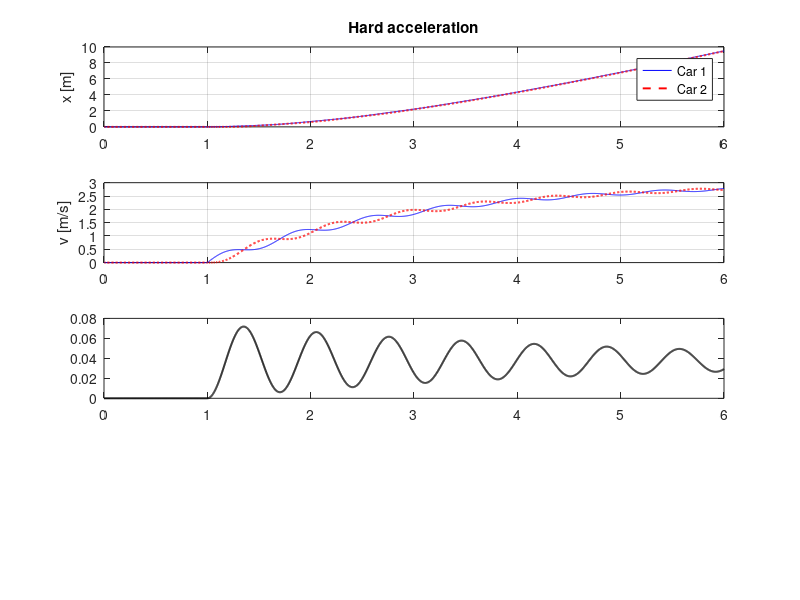

Write the MATLAB code that produced this figure. (Note: this script raises an error after producing the figure.)
% Standalone two-car simulation: linear spring and viscous resistance.
clear; clc; close all;

% Illustrative parameters: replace with your measured values.
m1 = 0.20; m2 = 0.20;       % kg
b1 = 0.10; b2 = 0.10;       % N*s/m; resistance relative to ground
k = 8.0;                    % N/m; spring between cars only
switchTime = 1.0;            % s
scenario = 'Hard acceleration';
braking = false;
Fbefore = 0; Fafter = 0.60; % N, sudden driving force at t = 1 s
y0 = [0;0;0;0];
endTime = 6;

% State order: [x1; v1; x2; v2]. Displacements are referenced to
% an unstretched spring, not to a common absolute position.
rhs = @(t,y,F) [y(2); ...
    (F-b1*y(2)-k*(y(1)-y(3)))/m1; ...
    y(4); (k*(y(1)-y(3))-b2*y(4))/m2];
opts = odeset('RelTol',1e-8,'AbsTol',1e-10,'MaxStep',0.01);

% Solve separately at the force jump to avoid stepping across it.
[tA,yA] = ode45(@(t,y) rhs(t,y,Fbefore), [0 switchTime], y0, opts);
optsB = opts;
if braking
    optsB = odeset(opts,'Events',@frontCarStops);
end
[tB,yB] = ode45(@(t,y) rhs(t,y,Fafter), ...
    [switchTime endTime], yA(end,:).', optsB);
t = [tA; tB(2:end)];
y = [yA; yB(2:end,:)];
force = Fbefore*ones(size(t));
force(t >= switchTime) = Fafter;
x1 = y(:,1); v1 = y(:,2); x2 = y(:,3); v2 = y(:,4);
extension = x1-x2;

figure('Name',[scenario ' - graphs'],'Color','w');
subplot(4,1,1);
plot(t,x1,'b',t,x2,'r--','LineWidth',1.4);
ylabel('x [m]'); legend('Car 1','Car 2','Location','best'); grid on;
title(scenario);
subplot(4,1,2);
plot(t,v1,'b',t,v2,'r--','LineWidth',1.4);
ylabel('v [m/s]'); grid on;
subplot(4,1,3);
plot(t,extension,'k','LineWidth',1.4);
yline(0,':'); ylabel('Extension [m]'); grid on;
subplot(4,1,4);
stairs(t,force,'LineWidth',1.4);
ylabel('Force on car 1 [N]'); xlabel('Time [s]'); grid on;

% Animate at 30 frames/s. A slower playback makes braking easier to see.
playbackSpeed = 0.5;          % 0.5 = half speed; 1 = real time
frames = (0:playbackSpeed/30:t(end)).';
frames = unique([frames; t(end)]);
yFrames = interp1(t,y,frames,'pchip');
carLength = 0.12; carHeight = 0.06; L0 = 0.20;
% L0 is the natural coupling length; car 1 is in front of car 2.
p2 = yFrames(:,3);
p1 = yFrames(:,1)+carLength+L0;
if any(L0+yFrames(:,1)-yFrames(:,3) <= 0)
    error('Cars overlap: change parameters or model contact explicitly.');
end
fig = figure('Name',[scenario ' - animation'],'Color','w');
ax = axes('Parent',fig); hold(ax,'on'); grid(ax,'on');
axis(ax,'equal'); ylim(ax,[-0.06 0.22]);
xlabel(ax,'Track position [m]');
car1 = rectangle('Parent',ax,'Position',[p1(1) 0 carLength carHeight], ...
    'FaceColor',[0.2 0.45 0.9],'Curvature',0.15);
car2 = rectangle('Parent',ax,'Position',[p2(1) 0 carLength carHeight], ...
    'FaceColor',[0.9 0.25 0.2],'Curvature',0.15);
spring = plot(ax,nan,nan,'k-','LineWidth',1.5);
track = plot(ax,nan,nan,'k-');
label1 = text(ax,0,0.10,'Car 1','HorizontalAlignment','center');
label2 = text(ax,0,0.10,'Car 2','HorizontalAlignment','center');
arrow = quiver(ax,0,0,0,0,0,'LineWidth',2,'MaxHeadSize',0.8);
zigY = carHeight/2*ones(1,25);
zigY(2:end-1) = carHeight/2+0.012*(-1).^(1:23);
clockStart = tic;
for j = 1:numel(frames)
    if ~isgraphics(fig), break; end
    pause(max(0,frames(j)/playbackSpeed-toc(clockStart)));
    if ~isgraphics(fig), break; end
    set(car1,'Position',[p1(j) 0 carLength carHeight]);
    set(car2,'Position',[p2(j) 0 carLength carHeight]);
    set(spring,'XData',linspace(p2(j)+carLength,p1(j),25),'YData',zigY);
    set(label1,'Position',[p1(j)+carLength/2 0.10 0]);
    set(label2,'Position',[p2(j)+carLength/2 0.10 0]);
    centre = (p1(j)+p2(j)+carLength)/2;
    xlim(ax,centre+[-0.55 0.55]);
    set(track,'XData',centre+[-0.55 0.55],'YData',[-0.005 -0.005]);
    appliedForce = Fbefore;
    phase = 'Before force change';
    if frames(j) >= switchTime
        appliedForce = Fafter;
        phase = scenario;
    end
    set(arrow,'XData',p1(j)+carLength/2,'YData',0.16, ...
        'UData',0.25*appliedForce,'VData',0);
    title(ax,sprintf('%s | t = %.2f s | F = %.2f N\nv1 = %.2f, v2 = %.2f m/s | half-speed playback', ...
        phase,frames(j),appliedForce,yFrames(j,2),yFrames(j,4)));
    drawnow;
end
if braking && isgraphics(fig) && t(end) < endTime
    title(ax,sprintf('Front car has stopped at t = %.3f s\nTrailer still moving at %.3f m/s; simulation ends here', ...
        t(end),v2(end)));
end

% Braking stops at the first zero crossing of the front car velocity.
% This does not model a locked brake, collision, or subsequent motion.
function [value,isterminal,direction] = frontCarStops(~,y)
    value = y(2);
    isterminal = 1;
    direction = -1;
end
